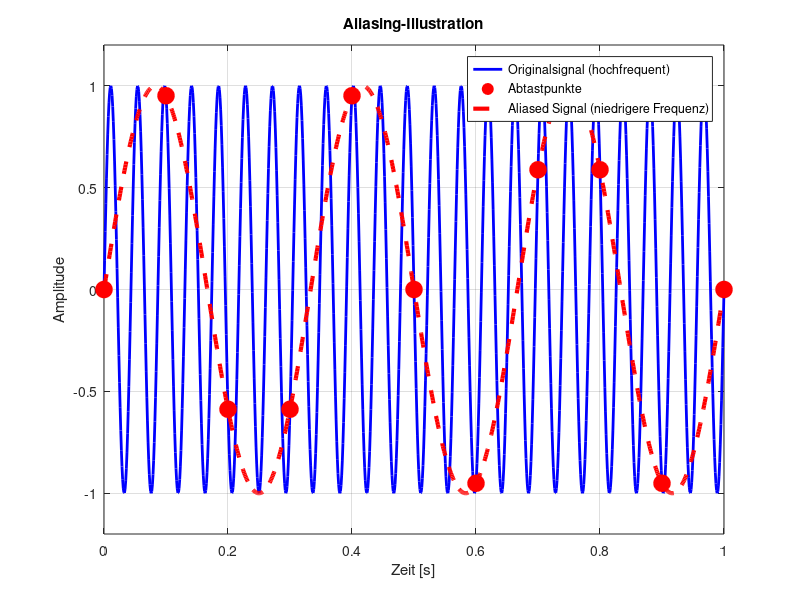

Recreate this plot in MATLAB.
% Aliasing Illustration in MATLAB

% Parameter
f_orig = 23;          % Originalfrequenz in Hz (hochfrequent)
f_samp = 10;          % Abtastfrequenz in Hz
T = 1;                % Beobachtungsdauer (Sekunden)

% Zeitvektoren
t_cont = linspace(0, T, 1000);        % Zeit für kontinuierliches Signal
t_samp = 0:1/f_samp:T;                 % Abtastzeitpunkte

% Originalsignal (hochfrequent)
x_cont = sin(2*pi*f_orig*t_cont);

% Abgetastete Punkte
x_samp = sin(2*pi*f_orig*t_samp);

% Berechnung der Alias-Frequenz
k = round(f_orig / f_samp);
f_alias = abs(f_orig - k*f_samp);

% Alias-Signal mit niedrigerer Frequenz
x_alias = sin(2*pi*f_alias*t_cont);

% Plot
figure; hold on; grid on; box on;

% Originalsignal blau
plot(t_cont, x_cont, 'b', 'LineWidth', 2);

% Abtastpunkte rot (größer und dicker)
plot(t_samp, x_samp, 'ro', 'MarkerSize', 12, 'MarkerFaceColor', 'r');

% Alias-Schwingung rot gestrichelt (dicker)
plot(t_cont, x_alias, 'r--', 'LineWidth', 3);

xlabel('Zeit [s]');
ylabel('Amplitude');
title('Aliasing-Illustration');
legend('Originalsignal (hochfrequent)', 'Abtastpunkte', 'Aliased Signal (niedrigere Frequenz)', 'Location', 'best');

xlim([0 T]);
ylim([-1.2 1.2]);